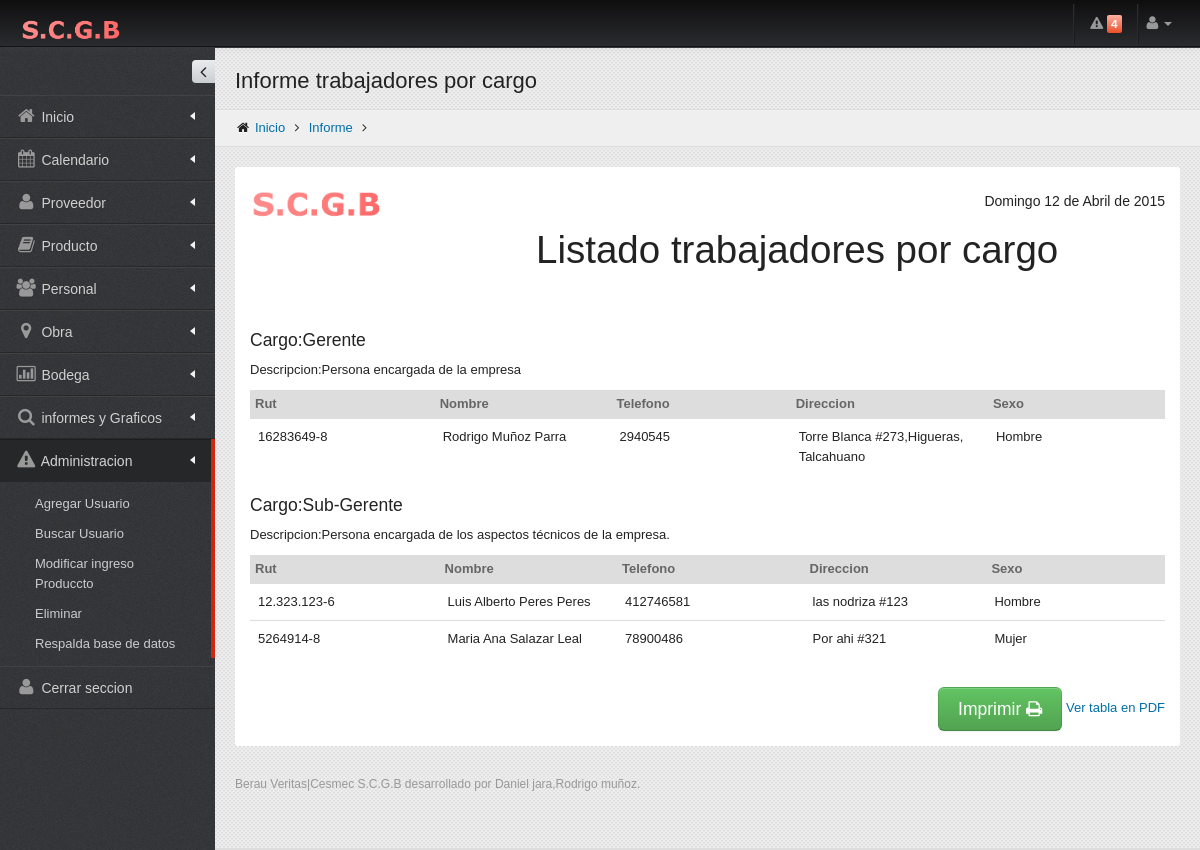
The page /listados/Listado_cargo_trabajador.php (signed in) on the database its author committed.
### tables this page shows
CREATE TABLE `permiso` (
  `CODIGOPERMISO` int(11) NOT NULL AUTO_INCREMENT,
  `PROVEEDOR` int(1) DEFAULT NULL,
  `PRODUCTO` int(1) DEFAULT NULL,
  `PERSONAL` int(1) DEFAULT NULL,
  `OBRA` int(1) DEFAULT NULL,
  `BODEGA` int(11) DEFAULT NULL,
  `INFORMEYGRAFICO` int(11) DEFAULT NULL,
  `ADMINISTRACION` int(11) DEFAULT NULL,
  PRIMARY KEY (`CODIGOPERMISO`)
);

CREATE TABLE `cargo` (
  `CODIGOCARGO` int(11) NOT NULL AUTO_INCREMENT,
  `C_NOMBRE` varchar(30) NOT NULL,
  `C_DESCRIPCION` varchar(150) DEFAULT NULL,
  `C_ESTADO` int(1) NOT NULL,
  PRIMARY KEY (`CODIGOCARGO`)
);

CREATE TABLE `trabajador` (
  `RUN` varchar(15) NOT NULL,
  `CODIGOCARGO` int(11) NOT NULL,
  `T_NOMBRE` varchar(20) NOT NULL,
  `T_APELLIDO` varchar(30) NOT NULL,
  `T_SEXO` varchar(10) NOT NULL,
  `T_DIRECCION` varchar(50) NOT NULL,
  `T_TELEFONO` int(11) NOT NULL,
  `T_ESTADO` int(1) NOT NULL,
  PRIMARY KEY (`RUN`),
  KEY `FK_RELATIONSHIP_18` (`CODIGOCARGO`),
  CONSTRAINT `FK_RELATIONSHIP_18` FOREIGN KEY (`CODIGOCARGO`) REFERENCES `cargo` (`CODIGOCARGO`)
);

### listados/Listado_cargo_trabajador.php (the view, shortened to what this page needs)
    <? session_start();
include ("../include/conectar.php");
$CODIGO= $_SESSION["PERMISO"];
?>
<!DOCTYPE html>
 <html lang="es">
<head>
   <link href="../assets/plugins/bootstrap/css/bootstrap.min.css" rel="stylesheet" />
   <link href="../assets/plugins/bootstrap/css/bootstrap-responsive.min.css" rel="stylesheet" media="screen"/>
   <link href="../assets/plugins/font-awesome/css/font-awesome.css" rel="stylesheet" />
   <link href="../assets/css/style.css" rel="stylesheet" />
   <link href="../assets/css/style-responsive.css" rel="stylesheet" />
   <link href="../assets/css/themes/default.css" rel="stylesheet" id="style_color" />
   <link href="../assets/plugins/uniform/css/uniform.default.css" rel="stylesheet" type="text/css" />
   <link href="#" rel="stylesheet" id="style_metro" />
   <link href="../assets/css/pages/invoice.css" rel="stylesheet" type="text/css" />
   <link href="../assets/css/print.css" rel="stylesheet" type="text/css" media="print"/>
</head>
<body class="fixed-top">
<div id="header" class="navbar navbar-inverse navbar-fixed-top">
     <div class="navbar-inner">
       <div class="container-fluid">
         <a class="brand" href="../inicio.php"> <img src="../assets/img/logo.png" alt="Conquer" /> </a>
         <div class="top-nav">
           <? $sql = "SELECT COUNT( p.P_NOMBRE )as NUMERO FROM PRODUCTO p, STOCK s WHERE p.CODIGOPRODUCTO = s.CODIGOPRODUCTO AND p.P_ESTADO =1 AND s.S_CANTIDAD <= s.S_CANTIDADMINIMA ";
	$rs=mysql_query($sql,$conexion);
	while ($row=mysql_fetch_array($rs)){
              ?>
           <ul class="nav pull-right" id="top_menu">
             <li class="divider-vertical hidden-phone hidden-tablet"></li>
             <li  class="dropdown-toggle" id="header_notification_bar"> <a id="pulsate-regular" class="dropdown-toggle" data-toggle="dropdown"> <i class="icon-warning-sign"></i> <span class="label label-important">
               <?=$row["NUMERO"];?>
               </span></a>
                     <?=$row["NUMERO"]; }?>
             </li>
             <li class="divider-vertical hidden-phone hidden-tablet"></li>
             <li class="dropdown"> <a href="#" class="dropdown-toggle" data-toggle="dropdown"> <i class="icon-user"></i> <b class="caret"></b></a>
             </li>
           </ul>
         </div>
       </div>
     </div>
   </div>
<div id="container" class="row-fluid">
      <div id="sidebar" class="nav-collapse collapse">
    <?
	$sql3 = "SELECT PROVEEDOR,PRODUCTO,PERSONAL,OBRA,BODEGA,INFORMEYGRAFICO,ADMINISTRACION from PERMISO WHERE CODIGOPERMISO= $CODIGO ";
	$rs=mysql_query($sql3,$conexion);
	while ($row4=mysql_fetch_array($rs)){
  ?>
    <div class="sidebar-toggler hidden-phone"></div>
    <ul>
      <li class=""> <a href="../inicio.php"> <i class="icon-home"></i> <span class="title ">Inicio</span> <span class="arrow "></span></a></li>
      <li class=""> <a href="../Calendario/calendario.php"> <i class="icon-calendar"></i> <span class="title">Calendario</span> <span class="arrow "></span></a></li>
      <? if($row4["PROVEEDOR"]==1){
		?>
      <li class="has-sub "> <a href="javascript:;"> <i class="icon-user "></i> <span class="title" >Proveedor</span> <span class="arrow "></span></a>
      </li>
      <? }
		if($row4["PRODUCTO"]==1){
		?>
      <li class="has-sub "> <a href="javascript:;"> <i class="icon-book"></i> <span class="title">Producto</span> <span class="arrow"></span></a>
      </li>
      <? }
		if($row4["PERSONAL"]==1){
		?>
      <li class="has-sub"> <a href="javascript:;"> <i class="icon-group"></i> <span class="title">Personal</span> <span class="arrow "></span></a>
      </li>
      <? }
		 if($row4["OBRA"]==1){
		?>
      <li class="has-sub "> <a href="javascript:;"> <i class="icon-map-marker"></i> <span class="title">Obra</span> <span class="arrow "></span></a>
      </li>
      <? }
	      if($row4["BODEGA"]==1){
		?>
      <li class="has-sub  "> <a href="javascript:;"> <i class="icon-bar-chart"></i> <span class="title">Bodega</span> <span class="arrow "></span></a>
      </li>
      <? }
	      if($row4["INFORMEYGRAFICO"]==1){
		?>
      <li class="has-sub  "> <a href="javascript:;"> <i class="icon-search"></i> <span class="title">informes y Graficos</span> <span class="arrow "></span></a>
      </li>
      <? }
 if($row4["ADMINISTRACION"]==1){
		?>
      <li class="has-sub  star active"> <a href="javascript:;"> <i class="icon-warning-sign"></i> <span class="title">Administracion</span> <span class="arrow "></span></a>
        <ul class="sub">
          <li ><a href="../Usuario/add_usuario.php">Agregar Usuario</a></li>
          <li ><a href="../Usuario/mod_usuario.php">Buscar Usuario</a></li>
          <li ><a href="../Modificar_producto/mod_ingresoProducto.php">Modificar ingreso Produccto</a></li>
          <li ><a href="#">Eliminar</a></li>
          <li ><a href="../RespaldoBD/GenerarBD.php">Respalda base de datos</a></li>
        </ul>
      </li>
      <? }
	}
		 ?>
      <li class=""> <a href="../logout.php"> <i class="icon-user"></i> <span class="title">Cerrar seccion</span></a></li>
    </ul>
  </div>
<div id="body">
         <div class="container-fluid">
            <div class="row-fluid hidden-print">
               <div class="span12">
                  <h3 class="page-title">
                     Informe trabajadores por cargo
                  </h3>
                  <ul class="breadcrumb">
                     <li>
                        <i class="icon-home"></i>
                        <a href="../inicio.php">Inicio</a>
                        <i class="icon-angle-right"></i>
                     </li>
                     <li>
                        <a href="../listados/menu_listadostrabajador.php">Informe</a>
                        <i class="icon-angle-right"></i>
                     </li>
                  </ul>
               </div>
            </div>
            <div id="page">
               <div class="invoice">
                     <div class="row-fluid invoice-logo">
                        <div class="span2 invoice-logo-space"><img src="../assets/img/logo.png"alt="" width="373" height="109" /> </div>
                         <div class="span10">
                           <p>
                          <span class="span2 muted">
                          <h1>Listado trabajadores por cargo </h1>
                          </span></p>
                        </div>
                     </div>
              <?
	$sql1 = "SELECT distinct (c.C_NOMBRE),c.C_DESCRIPCION,c.CODIGOCARGO FROM cargo c INNER JOIN trabajador t
ON  t.CODIGOCARGO=c.CODIGOCARGO and c.C_ESTADO=1";
	$rss=mysql_query($sql1,$conexion);
	while ($row1=mysql_fetch_array($rss)){
  ?>
             <div class="row-fluid">
                        <div class="span12">
                           <h4>Cargo:<?=$row1["C_NOMBRE"];?>  </h4>
                           <ul class="unstyled">
                              <li>Descripcion:<?=$row1["C_DESCRIPCION"];?></li>
                           </ul>
                        </div>
                     <div class="row-fluid">
                        <table class="table table-advance tabs-stacked">
                           <thead>
                              <tr class="table-condensed">
                                 <th class="span4">Rut</th>
                                 <th class="span4">Nombre</th>
                                 <th class="span4">Telefono</th>
                                 <th class="span4">Direccion</th>
                                 <th class="span4">Sexo</th>
                              </tr>
                           </thead>
                           <tbody>
						   <?
  	$codigo=$row1["CODIGOCARGO"];
	$sql = "SELECT t.RUN , CONCAT( t.T_NOMBRE,' ' , t.T_APELLIDO ) AS nombre,  t.T_SEXO,T_DIRECCION,t.T_TELEFONO
FROM trabajador t , cargo c
where t.CODIGOCARGO=c.CODIGOCARGO and T_ESTADO=1 and c.CODIGOCARGO=$codigo
";
	$rs=mysql_query($sql,$conexion);
	while ($row=mysql_fetch_array($rs)){
  ?>
                              <tr>
                                 <td><?=$row["RUN"];?></td>
                                 <td><?=$row["nombre"];?> </td>
                                 <td ><?=$row["T_TELEFONO"];?></td>
                                 <td ><?=$row["T_DIRECCION"];?></td>
                                 <td ><?=$row["T_SEXO"];?></td>
                              </tr>
                              <? } ?>
                           </tbody>
                        </table>
                     </div>
					 <? } ?>
                     <div class="row-fluid">
                       <div class="span4"></div>
                        <div class="span8 invoice-block">
                           <br />
                           <a class="btn btn-success btn-large hidden-print" onClick="javascript:window.print();">Imprimir <i class="icon-print icon-big"></i></a>
                          <a href="listado_cargo_trabajadorb.php">Ver tabla en PDF</a>
                        </div>
                     </div>
               </div>
            </div>
         </div>
  </div>
</div>
    <div id="footer">
      Berau Veritas|Cesmec S.C.G.B desarrollado por Daniel jara,Rodrigo muñoz.
   </div>
</body>
</html>

### assets/css/style-responsive.css (style rules this page uses)
@media (min-width: 980px) { #sidebar { position: absolute; width: 215px; } }
@media (min-width: 980px) { #sidebar ul { margin-top:47px; width: 215px; } }
@media (min-width: 980px) { #body { margin-top: 0px !important; } }
@media (min-width: 980px) { .fixed-top #body { margin-top: 20px; } }

### assets/css/themes/default.css (style rules this page uses)
body { color: #222; background-color:#3c3c3c !important; background-image: url(../../img/bg-default.png) !important; }
#header.navbar-inverse .navbar-inner { background-color: #0e0e0f; background-image: -moz-linear-gradient(top, #0e0e0f, #2a2b2e); background-image: -webkit-gradient(linear, 0 0, 0 100%, from(#2a2b2e), to(#2a2b2e)); background-image: -webkit-linear-gradient(top, #0e0e0f, #2a2b2e); background-image: -o-linear-gradient(top, #0e0e0f, #2a2b2e); background-image: linear-gradient(to bottom, #0e0e0f, #2a2b2e); background-repeat: repeat-x; filter: progid:DXImageTransform.Microsoft.gradient(startColorstr='#ff0e0e0f', endColorstr='#ff2a2b2e', GradientType=0); border-color: #141313; webkit-box-shadow: 0 1px 10px rgba(120, 120, 120, .1); -moz-box-shadow: 0 1px 10px rgba(120, 120, 120, .1); box-shadow: 0 1px 10px rgba(120, 120, 120, .1); }
#header.navbar-inverse .divider-vertical { border-left-color: #2c2d2f; border-right-color: #181a1b; }
#sidebar > ul > li > a { border-top: 1px solid #424242 !important; border-bottom: 1px solid #282828 !important; color: #d1d0d0 !important; text-shadow: 0 1px 1px #333 !important; }
#sidebar > ul > li a i { color: #999 !important; }
#sidebar > ul > li.active > a { background: #252728 !important; border-top: 1px solid #1c1d1e !important; border-bottom: 1px solid #242628 !important; }
#sidebar > ul > li > ul.sub > li > a { color: #ccc; text-shadow: 0 1px 1px #000; }

### assets/css/pages/invoice.css (style rules this page uses)
.invoice { padding: 15px; background: #fff; margin-bottom: 20px; -webkit-border-radius: 3px; -moz-border-radius: 3px; border-radius: 3px; }
.invoice table { margin:30px 0 30px; }
.invoice .invoice-logo { margin-bottom:20px; }
.invoice .invoice-logo p { padding:5px 0; font-size:26px; line-height:28px; text-align:right; }
.invoice .invoice-logo p span { display:block; font-size:14px; }
.invoice .invoice-logo-space { margin-bottom:15px; }
.invoice .invoice-block { text-align:right; }

### assets/css/print.css (style rules this page uses)
body { background-image: none !important; }
#header { display: none; }
#sidebar { display: none; }
.hidden-print { display: none; }
#footer { display: none; }
#container { margin: 0px; padding: 0px; }
#body { min-height: auto !important; background-image: none !important; border-bottom: 0 solid #ddd; }

### rows shown on the page
permiso: PROVEEDOR 1 (drawn), PRODUCTO 1 (drawn), PERSONAL 1 (drawn), OBRA 1 (drawn), BODEGA 1 (drawn), INFORMEYGRAFICO 1 (drawn), ADMINISTRACION 1 (drawn)
cargo: C_NOMBRE "Gerente", C_DESCRIPCION "Persona encargada de la empresa"
trabajador: RUN "16283649-8", nombre "Rodrigo Muñoz Parra", T_TELEFONO "2940545", T_DIRECCION "Torre Blanca #273,Higueras, Talcahuano", T_SEXO "Hombre"
cargo: C_NOMBRE "Sub-Gerente", C_DESCRIPCION "Persona encargada de los aspectos técnicos de la empresa."
trabajador: RUN "12.323.123-6", nombre "Luis Alberto Peres Peres", T_TELEFONO "412746581", T_DIRECCION "las nodriza #123", T_SEXO "Hombre"
trabajador: RUN "5264914-8", nombre "Maria Ana Salazar Leal", T_TELEFONO "78900486", T_DIRECCION "Por ahi #321", T_SEXO "Mujer"

### other values the page prints
$row["NUMERO"] "4"
